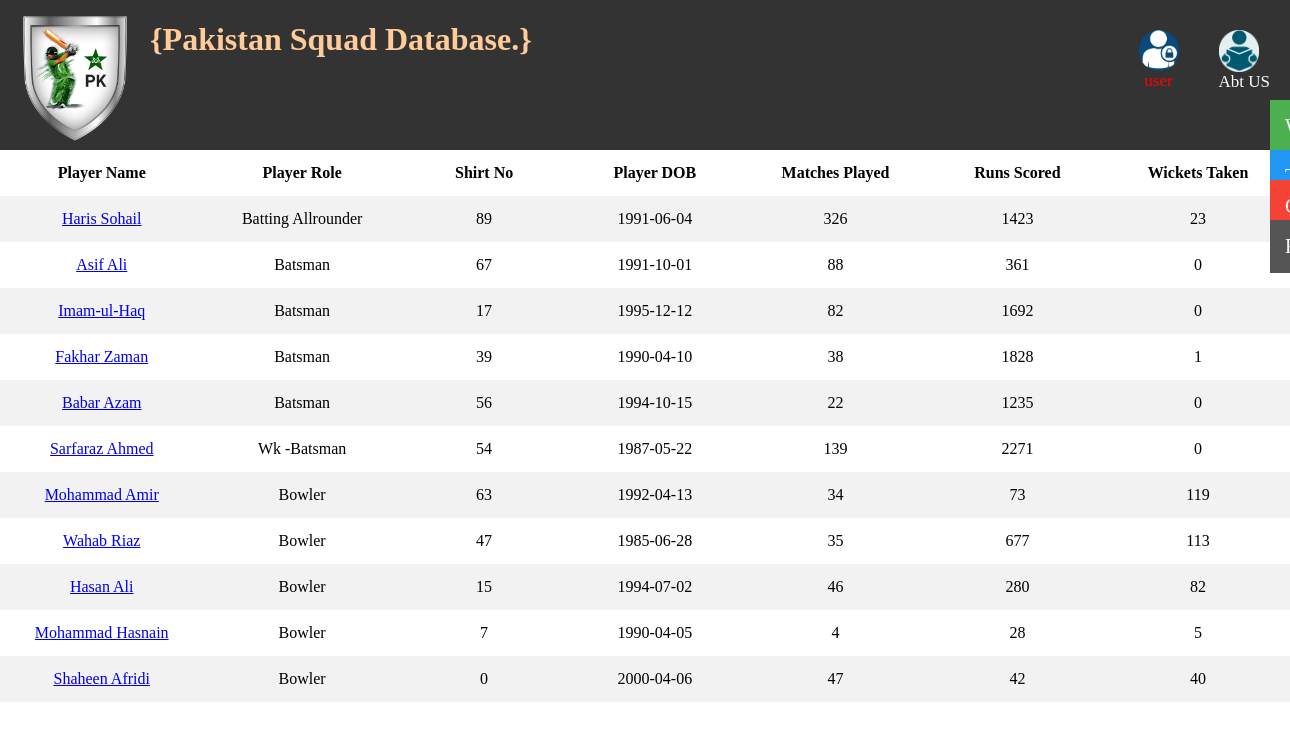
The app's page /pksquad.php (signed in) with its own data.
### tables this page shows
CREATE TABLE `Pakistan` (
  `name` varchar(20) DEFAULT NULL,
  `player_role` varchar(20) DEFAULT NULL,
  `player_shirt_no` int(11) NOT NULL,
  `player_birthdate` date DEFAULT NULL,
  `played` int(11) DEFAULT NULL,
  `runs` int(11) NOT NULL,
  `wickets` int(11) DEFAULT NULL,
  `nat` varchar(20) NOT NULL DEFAULT 'Pakistan'
);

### pksquad.php (the view, shortened to what this page needs)
<?php
$con=mysqli_connect('localhost','root');
mysqli_select_db($con, 'cricket2');
$querry = "select * from Pakistan order by Player_Role = 'bowler' ASC ";
$result = mysqli_query($con,$querry);
?>
<!DOCTYPE html>
<html>
<head>
<link rel="stylesheet" type="text/css" href="css/home.css">
<link rel="stylesheet" type="text/css" href="css/sidenav.css">
</head>
<body >
	<div class="navbar">
<img src="css/pk.png" width="150" height="150"; style="float: left;">
<h1 style="float: left; color:#ffcc99; "font-style: "Comic Sans MS">
{Pakistan Squad Database.} </h1>
 <a href="aboutus.php"><img src="css/us.png" width="40" height="60">Abt US</a>
 <a style="color: red" href="welcome.php"><img src="css/log.png" width="40" height="50"><?php echo $_SESSION['username']; ?></a>
  </div>
  <div id="mySidenav" class="sidenav">
  <a href="welcome.php" id="about">Welcome</a>
  <a href="teams.php" id="blog">Teams</a>
  <a href="coach.php" id="projects">Coach</a>
  <a href="ranking.php" id="contact">Ranking</a>
</div>
<table >
	<tr>
			<th>Player Name</th>
			<th>Player Role</th>
			<th>Shirt No</th>
			<th>Player DOB</th>
			<th>Matches Played</th>
			<th>Runs Scored</th>
			<th>Wickets Taken</th>
		</tr>
		<?php
		global $result;
		while ($rows=mysqli_fetch_assoc($result)):?>
			<tr align="center">
				<td><a href="#"><?php echo $rows['name'];?></a></td>
				<td><?php echo $rows['player_role'];?></td>
				<td><?php echo $rows['player_shirt_no'];?></td>
				<td><?php echo $rows['player_birthdate'];?></td>
				<td><?php echo $rows['played'];?></td>
				<td><?php echo $rows['runs'];?></td>
				<td><?php echo $rows['wickets']; ?>
				</td>
			</tr>
<?php endwhile;?>
</table>
</body>
</html>

### css/home.css (style rules this page uses)
* { box-sizing:border-box; }
body { font-family: "Arial", red serif); margin: 0; }
img { display: block; height: auto; max-width: 100%; }
.navbar { width: 100%; background-color: #555; overflow: auto; }
.navbar a { float: left; padding: 12px; color: white; text-decoration: none; font-size: 17px; }
.navbar { overflow: hidden; position: sticky; position: -webkit-sticky; top: 0; color: black; background-color: #333; }
.navbar a { float: right; display: block; color: white; text-align: center; padding: 30px 20px; text-decoration: none; }

### css/sidenav.css (style rules this page uses)
#mySidenav a { position: absolute; right: -80px; transition: 0.7s; padding: 15px; width: 100px; text-decoration: none; font-size: 20px; color: white; border-radius: 0 5px 5px 0; }
#about { top: 100px; background-color: #4CAF50; }
#blog { top: 150px; background-color: #2196F3; }
#projects { top: 180px; background-color: #f44336; }
#contact { top: 220px; background-color: #555 }

### pksquad.php (style rules this page uses)
table { border-collapse: collapse; width: 100%; }
th, td { border= 1px ; width: 900px; line-height: 30px; text-align: center; padding: 8px; }
tr:nth-child(even) { background-color: #f2f2f2; }

### records on screen
pakistan: name "Haris Sohail", player_role "Batting Allrounder", player_shirt_no "89", player_birthdate "1991-06-04", played "326", runs "1423", wickets "23"
pakistan: name "Asif Ali", player_role "Batsman", player_shirt_no "67", player_birthdate "1991-10-01", played "88", runs "361", wickets "0"
pakistan: name "Imam-ul-Haq", player_role "Batsman", player_shirt_no "17", player_birthdate "1995-12-12", played "82", runs "1692", wickets "0"
pakistan: name "Fakhar Zaman", player_role "Batsman", player_shirt_no "39", player_birthdate "1990-04-10", played "38", runs "1828", wickets "1"
pakistan: name "Babar Azam", player_role "Batsman", player_shirt_no "56", player_birthdate "1994-10-15", played "22", runs "1235", wickets "0"
pakistan: name "Sarfaraz Ahmed", player_role "Wk -Batsman", player_shirt_no "54", player_birthdate "1987-05-22", played "139", runs "2271", wickets "0"
pakistan: name "Mohammad Amir", player_role "Bowler", player_shirt_no "63", player_birthdate "1992-04-13", played "34", runs "73", wickets "119"
pakistan: name "Wahab Riaz", player_role "Bowler", player_shirt_no "47", player_birthdate "1985-06-28", played "35", runs "677", wickets "113"
pakistan: name "Hasan Ali", player_role "Bowler", player_shirt_no "15", player_birthdate "1994-07-02", played "46", runs "280", wickets "82"
pakistan: name "Mohammad Hasnain", player_role "Bowler", player_shirt_no "7", player_birthdate "1990-04-05", played "4", runs "28", wickets "5"
pakistan: name "Shaheen Afridi", player_role "Bowler", player_shirt_no "0", player_birthdate "2000-04-06", played "47", runs "42", wickets "40"

### other values on screen
$_SESSION['username'] "user"
